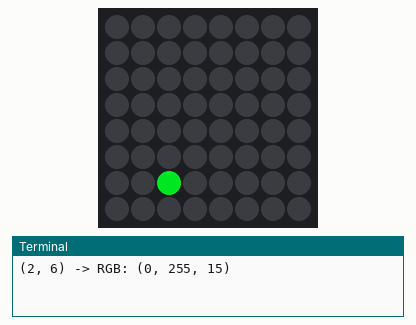
Simulated run of this program. Board: Raspberry Pi (BCM pin numbers) with a Sense HAT. Shown: the Sense HAT's 8×8 RGB LED matrix, the last lines printed to the terminal. Dim RGB values are drawn brighter than linear; random numbers come from a fixed seed. At 6.5 s the program stops and its outputs stay as they are.

Above: at 0.07 s.
At 0.77 s:
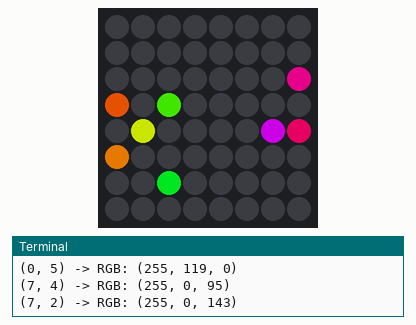
At 1.17 s:
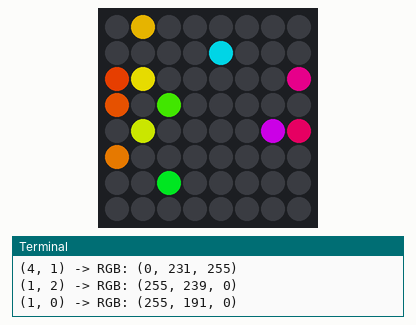
At 1.58 s:
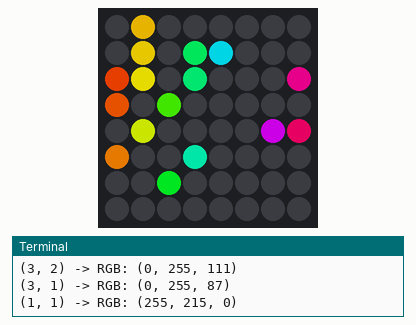
At 3.18 s:
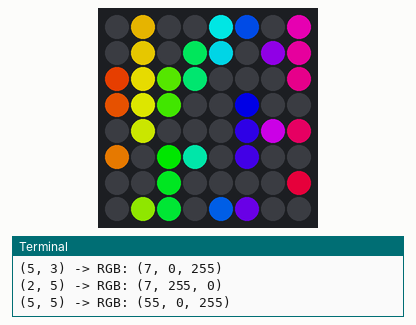
At 6.4 s:
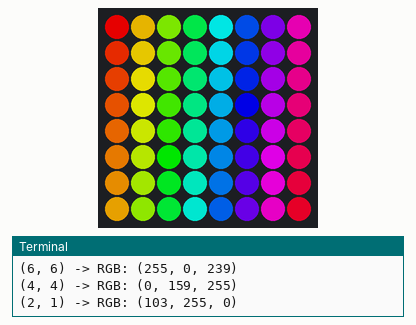

The program:

rainbow3.py
```python
#!/usr/bin/env python3
# ========================================================================
# rainbow3.py
#
# Description: Randomly display a matrix of rainbow colors.
#
# Author: Jim Ing
# Date: 2024-08-15
# ========================================================================

import colorsys
import random
import time
from config import sense

sense.clear()

# Create a list of all positions
positions = [(x, y) for x in range(8) for y in range(8)]

# Shuffle the positions to randomize the order
random.shuffle(positions)

# Set pixels in random order
for x, y in positions:
    # Calculate the hue based on the position (x, y)
    hue = (x * 8 + y) / 64.0 # Range from 0 to 1

    # Convert HSV to RGB
    r, g, b = colorsys.hsv_to_rgb(hue, 1.0, 1.0) # Full saturation and value

    # Convert RGB values to 0-255 range
    r = int(r * 255)
    g = int(g * 255)
    b = int(b * 255)

    # Print the coordinates and RGB values
    print(f"({x}, {y}) -> RGB: ({r}, {g}, {b})")
    sense.set_pixel(x, y, r, g, b)

    # Add a delay
    time.sleep(0.1)
```

config.py
```python
#!/usr/bin/env python3
# ========================================================================
# config.py
#
# Description: Global configuration.
#
# Author: Jim Ing
# Date: 2024-08-29
# ========================================================================

from sense_hat import SenseHat
#from sense_hat import SenseHat, ACTION_PRESSED, ACTION_HELD, ACTION_RELEASED

sense = SenseHat()

sense.rotation = 0
sense.low_light = True
```
